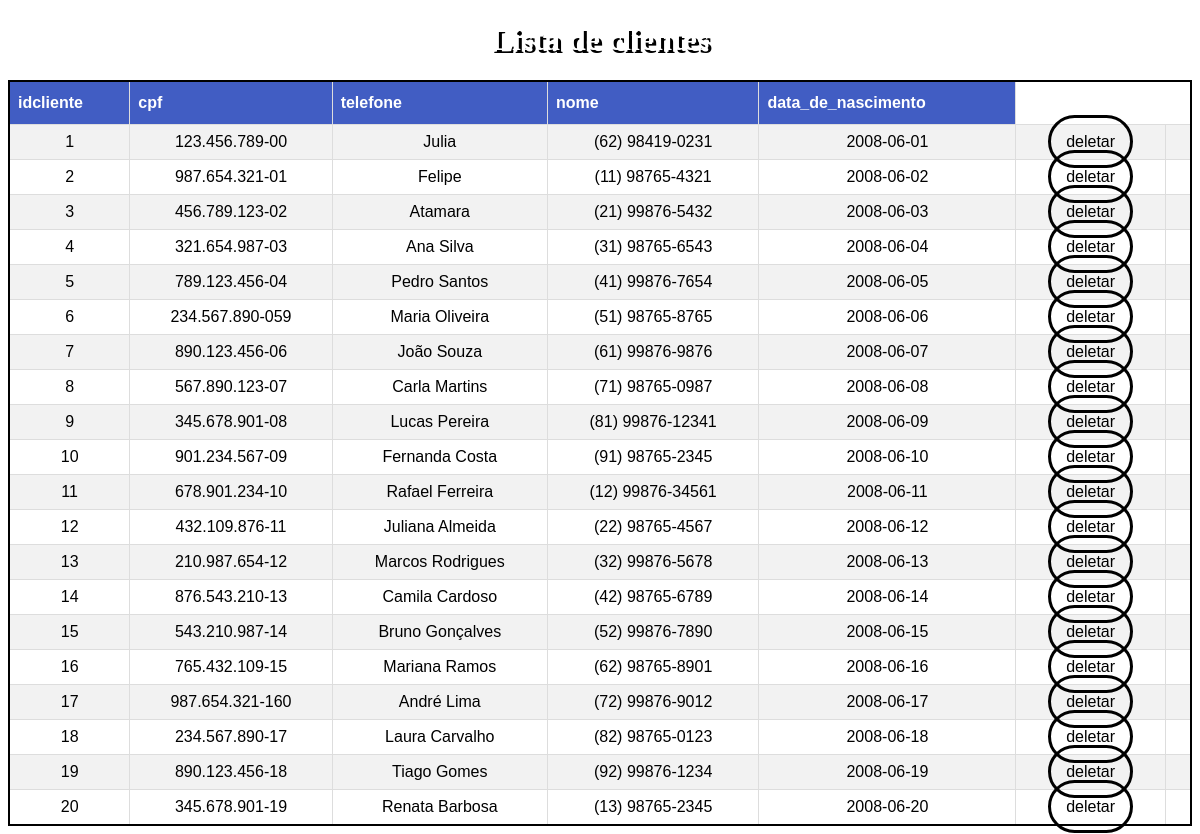
Page /clientesql.php (signed in) on the committed database.
### tables this page shows
CREATE TABLE IF NOT EXISTS `cliente` (
  `idcliente` INT NOT NULL AUTO_INCREMENT,
  `cpf` VARCHAR(45) NOT NULL,
  `telefone` VARCHAR(45) NOT NULL,
  `nome` VARCHAR(100) NOT NULL,
  `data_de_nascimento` DATE NOT NULL,
  PRIMARY KEY (`idcliente`));

### public/clientesql.php (the view, shortened to what this page needs)
<!DOCTYPE html>
<html lang="en">
<head>
    <link rel="stylesheet" href="./css/estilo.css">
</head>
<body>
    <h1>Lista de clientes</h1>
    <table class= decoracao>
       <tr>
            <th>idcliente</th>
            <th>cpf</th>
            <th>telefone</th>
            <th>nome</th>
            <th>data_de_nascimento</th>
        </tr>
        <?php
            require_once "../controle/conexao.php";
            $campo = 'idcliente';
            $tabela= 'cliente';
            $loc = 'clientesql.php';
            $sql = "SELECT * FROM cliente";
            $resultados = mysqli_query($conexao, $sql);
            while ($linha = mysqli_fetch_array($resultados)) {
                $id = $linha ['idcliente'];
                $cpf = $linha ['cpf'];
                $telefone = $linha ['telefone'];
                $nome = $linha ['nome'];
                $nascimento = $linha ['data_de_nascimento'];
                echo "<tr>";
                echo "<td>$id</td>";
                echo "<td>$cpf</td>";
                echo "<td>$nome</td>";
                echo "<td>$telefone</td>";
                echo "<td>$nascimento</td>";
                echo "<td> <a class = 'letra' href='../controle/deletar.php?id=$id&campo=$campo&tabela=$tabela&loc=$loc'>deletar</a><td/>";
                echo "</tr>";
            }
        ?>
</body>
</html>

### public/css/estilo.css (style rules this page uses)
h1 { text-shadow: 3px 3px rgb(0, 0, 0); text-align: center; color: #ffffff; }
a { text-decoration: none; border: solid; border-radius: 30px; border-color: rgb(0, 0, 0); padding: 15px; }
body { background-color: #ffffff; text-align: center; }
.letra { color: rgb(0, 0, 0); }
td { border-width: 1px; border-style: solid; border-color: black; }
table { border-width: 2px; border-style: solid; border-color: black; }
a { box-sizing: border-box; }
a { margin: 0; font-family: Arial, Helvetica, sans-serif; }
.decoracao { font-family: Arial, Helvetica, sans-serif; border-collapse: collapse; width: 100%; }
.decoracao td, .decoracao th { border: 1px solid #ddd; padding: 8px; }
.decoracao tr:nth-child(even) { background-color: #f2f2f2; }
.decoracao th { padding-top: 12px; padding-bottom: 12px; text-align: left; background-color: #415dc3; color: white; }

### rows in the picture
cliente: idcliente "1", cpf "123.456.789-00", nome "Julia", telefone "(62) 98419-0231", data_de_nascimento "2008-06-01"
cliente: idcliente "2", cpf "987.654.321-01", nome "Felipe", telefone "(11) 98765-4321", data_de_nascimento "2008-06-02"
cliente: idcliente "3", cpf "456.789.123-02", nome "Atamara", telefone "(21) 99876-5432", data_de_nascimento "2008-06-03"
cliente: idcliente "4", cpf "321.654.987-03", nome "Ana Silva", telefone "(31) 98765-6543", data_de_nascimento "2008-06-04"
cliente: idcliente "5", cpf "789.123.456-04", nome "Pedro Santos", telefone "(41) 99876-7654", data_de_nascimento "2008-06-05"
cliente: idcliente "6", cpf "234.567.890-059", nome "Maria Oliveira", telefone "(51) 98765-8765", data_de_nascimento "2008-06-06"
cliente: idcliente "7", cpf "890.123.456-06", nome "João Souza", telefone "(61) 99876-9876", data_de_nascimento "2008-06-07"
cliente: idcliente "8", cpf "567.890.123-07", nome "Carla Martins", telefone "(71) 98765-0987", data_de_nascimento "2008-06-08"
cliente: idcliente "9", cpf "345.678.901-08", nome "Lucas Pereira", telefone "(81) 99876-12341", data_de_nascimento "2008-06-09"
cliente: idcliente "10", cpf "901.234.567-09", nome "Fernanda Costa", telefone "(91) 98765-2345", data_de_nascimento "2008-06-10"
cliente: idcliente "11", cpf "678.901.234-10", nome "Rafael Ferreira", telefone "(12) 99876-34561", data_de_nascimento "2008-06-11"
cliente: idcliente "12", cpf "432.109.876-11", nome "Juliana Almeida", telefone "(22) 98765-4567", data_de_nascimento "2008-06-12"
cliente: idcliente "13", cpf "210.987.654-12", nome "Marcos Rodrigues", telefone "(32) 99876-5678", data_de_nascimento "2008-06-13"
cliente: idcliente "14", cpf "876.543.210-13", nome "Camila Cardoso", telefone "(42) 98765-6789", data_de_nascimento "2008-06-14"
cliente: idcliente "15", cpf "543.210.987-14", nome "Bruno Gonçalves", telefone "(52) 99876-7890", data_de_nascimento "2008-06-15"
cliente: idcliente "16", cpf "765.432.109-15", nome "Mariana Ramos", telefone "(62) 98765-8901", data_de_nascimento "2008-06-16"
cliente: idcliente "17", cpf "987.654.321-160", nome "André Lima", telefone "(72) 99876-9012", data_de_nascimento "2008-06-17"
cliente: idcliente "18", cpf "234.567.890-17", nome "Laura Carvalho", telefone "(82) 98765-0123", data_de_nascimento "2008-06-18"
cliente: idcliente "19", cpf "890.123.456-18", nome "Tiago Gomes", telefone "(92) 99876-1234", data_de_nascimento "2008-06-19"
cliente: idcliente "20", cpf "345.678.901-19", nome "Renata Barbosa", telefone "(13) 98765-2345", data_de_nascimento "2008-06-20"
